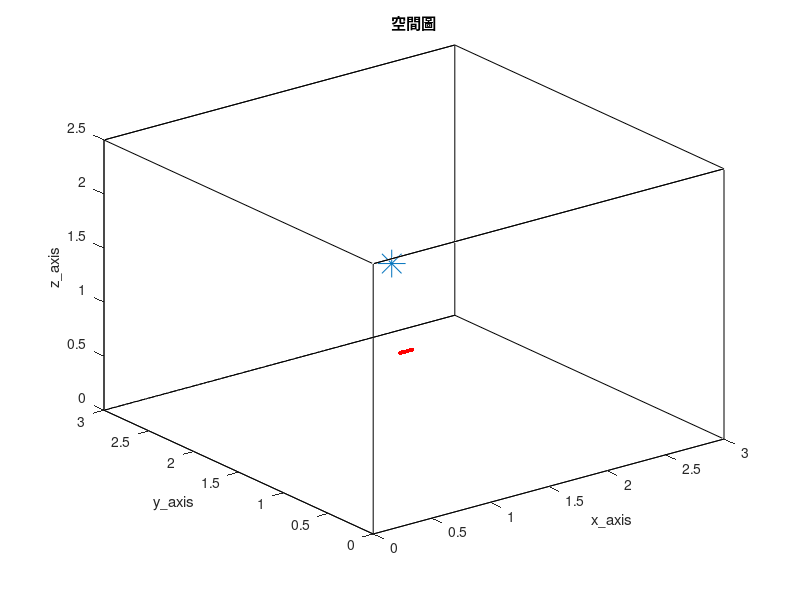

The MATLAB script that drew this image: (Note: this script raises an error after producing the figure.)
clc; clear;
close all;

tic

%% RIR parameter %%
SorNum = 1;                                              % source number
%%%%%%%%%%%%%%%%%%%%%%%%%%%%%%%%%%%%%%%%%%%%%%%%%%%%%%%%%%%%%%%%%%%%%%%%%%%%%%%%%%%%%%%%%%%%%%%%%%
MicNum = 6;                                             % number of microphone
%%%%%%%%%%%%%%%%%%%%%%%%%%%%%%%%%%%%%%%%%%%%%%%%%%%%%%%%%%%%%%%%%%%%%%%%%%%%%%%%%%%%%%%%%%%%%%%%%%
c = 343;                                                 % Sound velocity (m/s)
fs = 16000;                                              % Sample frequency (samples/s)
Ts = 1/fs;                                               % Sample period (s)

% ULA %
MicStart = [1, 1, 1];
%%%%%%%%%%%%%%%%%%%%%%%%%%%%%%%%%%%%%%%%%%%%%%%%%%%%%%%%%%%%%%%%%%%%%%%%%%%%%%%%%%%%%%%%%%%%%%%%%%
spacing = 0.02;
%%%%%%%%%%%%%%%%%%%%%%%%%%%%%%%%%%%%%%%%%%%%%%%%%%%%%%%%%%%%%%%%%%%%%%%%%%%%%%%%%%%%%%%%%%%%%%%%%%
MicPos = zeros(MicNum, 3);
for i = 1:MicNum
    MicPos(i, :) = [MicStart(1, 1)+(i-1)*spacing, MicStart(1, 2), MicStart(1, 3)];
end

SorPos = [2, 2.4, 1];                                % source position (m)
room_dim = [3, 3, 2.5];                              % Room dimensions [x y z] (m)
%%%%%%%%%%%%%%%%%%%%%%%%%%%%%%%%%%%%%%%%%%%%%%%%%%%%%%%%%%%%%%%%%%%%%%%%%%%%%%%%%%%%%%%%%%%%%%%%%%
reverberation_time = 0.1;                               % Reverberation time (s)
points_rir = 1024;                                        % Number of rir points (需比 reverberation time 還長)
%%%%%%%%%%%%%%%%%%%%%%%%%%%%%%%%%%%%%%%%%%%%%%%%%%%%%%%%%%%%%%%%%%%%%%%%%%%%%%%%%%%%%%%%%%%%%%%%%%
mtype = 'omnidirectional';                               % Type of microphone
order = -1;                                              % -1 equals maximum reflection order!
dim = 3;                                                 % Room dimension
orientation = 0;                                         % Microphone orientation (rad)
hp_filter = 1;                                           % Disable high-pass filter

% 畫空間圖 %
figure(1);
plot3( [0 room_dim(1, 1) room_dim(1, 1) 0 0 0 room_dim(1, 1) room_dim(1, 1) 0 0 room_dim(1, 1) room_dim(1, 1) 0 0 room_dim(1, 1) room_dim(1, 1)], ...
       [0 0 room_dim(1, 2) room_dim(1, 2) 0 0 0 room_dim(1, 2) room_dim(1, 2) room_dim(1, 2) room_dim(1, 2) room_dim(1, 2) room_dim(1, 2) 0 0 0], ...
       [0 0 0 0 0 room_dim(1, 3) room_dim(1, 3) room_dim(1, 3) room_dim(1, 3) 0 0 room_dim(1, 3) room_dim(1, 3) room_dim(1, 3) room_dim(1, 3) 0] , 'k')
hold on
plot3(MicPos(:, 1), MicPos(:, 2), MicPos(:, 3), 'r.', 'MarkerSize', 10)
hold on
plot3(SorPos(:, 1), SorPos(:, 2), SorPos(:, 3), '*', 'MarkerSize', 20)
hold off
xlabel('x\_axis')
ylabel('y\_axis')
zlabel('z\_axis')
title('空間圖')
shg

%% generate ground-truth RIR (h) %%
% % 產生 RIR 和存.mat 檔 %
% h = rir_generator(c, fs, MicPos, SorPos, room_dim, reverberation_time, points_rir, mtype, order, dim, orientation, hp_filter);
% rir_filename_str = ['h\h_', string(reverberation_time), 'x', string(MicNum), 'x', string(points_rir), '.mat'];
% rir_filemane = join(rir_filename_str, '');
% save(rir_filemane, 'h')

% load RIR 的 .mat 檔 %
rir_filename_str = ['h\h_', string(reverberation_time), 'x', string(MicNum), 'x', string(points_rir), '.mat'];
rir_filemane = join(rir_filename_str, '');
load(rir_filemane)

look_mic = 1;
h_yaxis_upperlimit = max(h(look_mic, :)) + 0.01;
h_yaxis_underlimit = min(h(look_mic, :)) - 0.01;
% 畫 ground-truth RIR time plot %
figure(2)
plot(h(look_mic, :), 'r');
xlim([1 points_rir])
ylim([h_yaxis_underlimit h_yaxis_upperlimit])
title('h')
xlabel('points')
ylabel('amplitude')
shg

%% 讀音檔 or 產生 white noise source (source) %%
Second = 23;
SorLen =  Second*fs;

% load source %
% [source_transpose, fs] = audioread('245.wav', [1, SorLen]);    % speech source
% source = source_transpose.';

source = wgn(1, SorLen, 0);

%% RIR mix source (x) %%
% convolution source and RIR %
as = zeros(MicNum, points_rir+SorLen-1);
for i = 1 : MicNum
    as(i, :) = conv(h(i, :), source);
end

x = as(:, 1:SorLen);

%% MCN %%
% basic parameters %
L = points_rir;
%%%%%%%%%%%%%%%%%%%%%%%%%%%%%%%%%%%%%%%%%%%%%%%%%%%%%%%%%%%%%%%%%%%%%%%%%%%%%%%%%%%%%%%%%%%%%%%%%%
lambda = 0.999;
step_size = 0.999;
diaload_delta_h = 0;
stop_criteria = 1e-8;
%%%%%%%%%%%%%%%%%%%%%%%%%%%%%%%%%%%%%%%%%%%%%%%%%%%%%%%%%%%%%%%%%%%%%%%%%%%%%%%%%%%%%%%%%%%%%%%%%%

% initialize R %
R_ini_scalar = 0;
for i = 1:MicNum
    R_ini_scalar = R_ini_scalar + flip(x(i, 1:L))*flip(x(i, 1:L)).'/L;
end

R = R_ini_scalar*eye(MicNum*L);

% initialize h_hat %
h_hat = zeros(MicNum*L, 1);
for i = 1:MicNum
    h_hat((i-1)*L+1) = 1;
end

h_hat = h_hat/norm(h_hat);

% initialize cost function %
cost_fun = zeros(SorLen, 1);

% iteration process %
for n = L+1:SorLen
    % construct R %
    R_temp = zeros(MicNum*L, MicNum*L);
    dia_sum = zeros(L, L);
    for i = 1:MicNum
        for j = 1:MicNum
            R_temp((i-1)*L+1:i*L, (j-1)*L+1:j*L) = -(flip(x(j, n-L+1:n)).'*flip(x(i, n-L+1:n)));
            if i == j
                dia_sum = dia_sum + flip(x(j, n-L+1:n)).'*flip(x(i, n-L+1:n));
            end

        end

    end

    for i = 1:MicNum
        R_temp((i-1)*L+1:i*L, (i-1)*L+1:i*L) = R_temp((i-1)*L+1:i*L, (i-1)*L+1:i*L) + dia_sum;
    end

    R = lambda*R + R_temp;

    % construct cost function %
    for i = 1:MicNum-1
        for j = i+1:MicNum
            cost_fun(n, :) = cost_fun(n, :) + (flip(x(i, n-L+1:n))*h_hat((j-1)*L+1:j*L, :) - flip(x(j, n-L+1:n))*h_hat((i-1)*L+1:i*L, :))^2;
        end

    end

    % compute new h_hat %
    delta_h = inv(R-2*h_hat*(h_hat.')*R-2*R*h_hat*(h_hat.')+diaload_delta_h*eye(MicNum*L))*(R_temp*h_hat-cost_fun(n, :)*h_hat);    % diaload_delta_h*eye(MicNum*L)
    h_hat = (h_hat-step_size*delta_h)/norm(h_hat-step_size*delta_h);

    % stop criteria %
    cost_mean = mean(cost_fun(n-9:n, :));
    if cost_mean < stop_criteria
        break;
    end

end

%%%%%%%%%%%%%%%%%%%%%%%%%%%%%%%%%%%%%%%%%%%%%%%%%%%%%%%%%%%%%%%%%%%%%%%%%%%%%%%%%%%%%%%%%%%%%%%%%%%%%%%%%%%%%%%%%%%%%%
% 中途看波型跟NRMSPM %
aa = reshape(h_hat, [size(h_hat, 1)/MicNum MicNum]).';
ratio_aa = zeros(MicNum, 1);
for i = 1:MicNum
    ratio_aa(i, :) = max(abs(h(i, :)))/max(abs(aa(i, :)));
end

aa = aa.*ratio_aa;

look_mic = 1;
figure(3)
plot(h(look_mic, :), 'r');
hold on
plot(-aa(look_mic, :), 'b');
hold off
xlim([1 points_rir])
legend('ground-truth RIR', 'estimated RIR')
xlabel('time samples')
ylabel('amplitude')
shg

h_NRMSPM = reshape(h.', [MicNum*L 1]);
aa_NRMSPM = reshape(aa.', [MicNum*L 1]);
NRMSPM = 20*log10(norm(h_NRMSPM-h_NRMSPM.'*aa_NRMSPM/(aa_NRMSPM.'*aa_NRMSPM)*aa_NRMSPM)/norm(h_NRMSPM));
%%%%%%%%%%%%%%%%%%%%%%%%%%%%%%%%%%%%%%%%%%%%%%%%%%%%%%%%%%%%%%%%%%%%%%%%%%%%%%%%%%%%%%%%%%%%%%%%%%%%%%%%%%%%%%%%%%%%%%

% reshape and rescale h_hat %
h_hat = reshape(h_hat, [size(h_hat, 1)/MicNum MicNum]).';
ratio_h_hat = zeros(MicNum, 1);
for i = 1:MicNum
    ratio_h_hat(i, :) = max(abs(h(i, :)))/max(abs(h_hat(i, :)));
end

h_hat = h_hat.*ratio_h_hat;

% 畫圖看結果 %
figure(4)
plot(cost_fun(L+1:end, :).');
xlabel('update times')
title('cost function')

look_mic = 1;
figure(5)
plot(h(look_mic, :), 'r');
hold on
plot(-h_hat(look_mic, :), 'b');
hold off
xlim([1 points_rir])
legend('ground-truth RIR', 'estimated RIR')
xlabel('time samples')
ylabel('amplitude')
shg

%  算 NRMSPM %
h_NRMSPM = reshape(h.', [MicNum*points_rir 1]);
aa_NRMSPM = reshape(h_hat.', [MicNum*points_rir 1]);
NRMSPM = 20*log10(norm(h_NRMSPM-h_NRMSPM.'*aa_NRMSPM/(aa_NRMSPM.'*aa_NRMSPM)*aa_NRMSPM)/norm(h_NRMSPM));

% estimated RIR and absolute error plot %
h_yaxis_upperlimit = max(h(look_mic, :)) + 0.01;
h_yaxis_underlimit = min(h(look_mic, :)) - 0.01;
ATF = fft(h, points_rir, 2);
ATF_estimated = fft(h_hat, points_rir, 2);

figure(6)
subplot(2, 1, 1);
plot(h(look_mic, :), 'r');
hold on
plot(-h_hat(look_mic, :), 'b');
hold off
ylim([h_yaxis_underlimit h_yaxis_upperlimit])
xlim([1 points_rir])
legend('ground-truth RIR', 'estimated RIR')
xlabel('time samples')
ylabel('RIR')

subplot(2, 1, 2);
plot(linspace(0, fs/2, points_rir/2+1), abs(ATF(look_mic, 1:points_rir/2+1) - ATF_estimated(look_mic, 1:points_rir/2+1)));
ylim([0 2])
xlabel('frequency (Hz)')
ylabel('absolute error')
shg

% save fig %
algorithm = 'MCLMS';
fig_filename_str = ['fig\fig_', string(reverberation_time), 'x', algorithm, '.fig'];
fig_filename = join(fig_filename_str, '');
savefig(fig_filename)

toc
